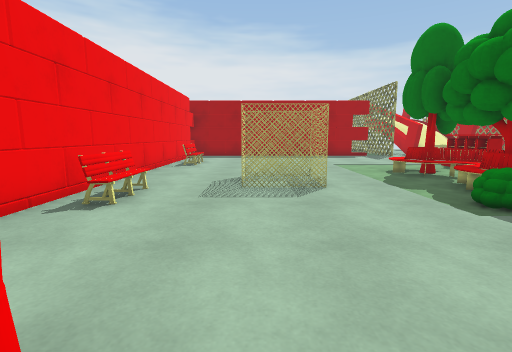
[1] (above)

24 first-person views from a walk through a scene from a Unity 3-D project. The camera is 1.2 m above the floor, tilts 8° down and sees 85° across. The floor is counted in squares, 1 m on a side. Each view is taken from the middle of a square. On the plan, view 1 faces up. The plan holds only what a view shows up to about 13 squares ahead; the rest is blank. The place goes on beyond the plan. The player is left out. Surface patterns are stand-ins for the level's own textures.

[2]
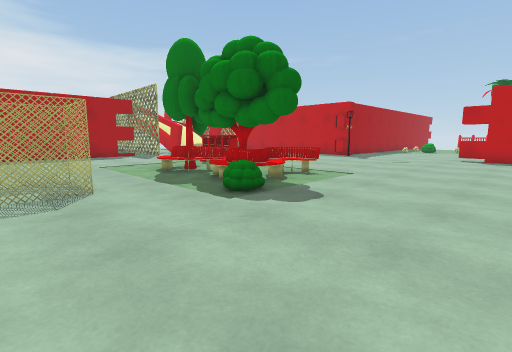

[3]
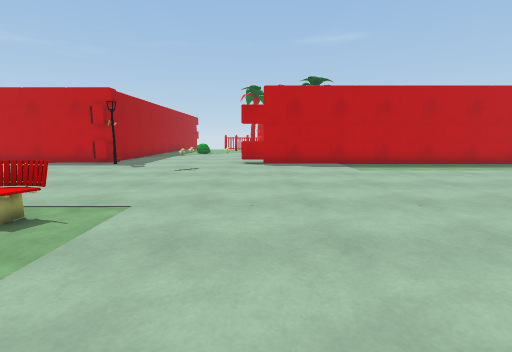

[4]
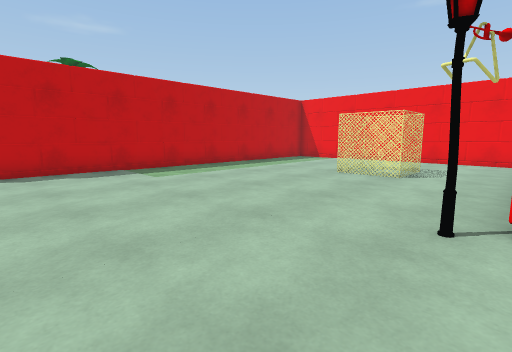

[5]
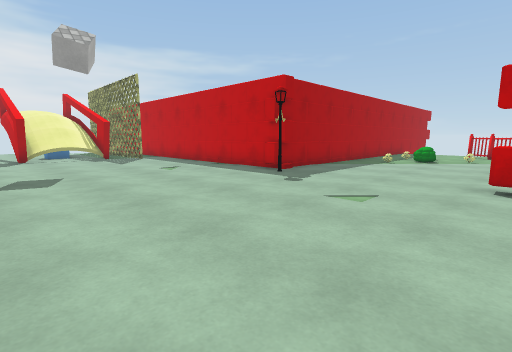

[6]
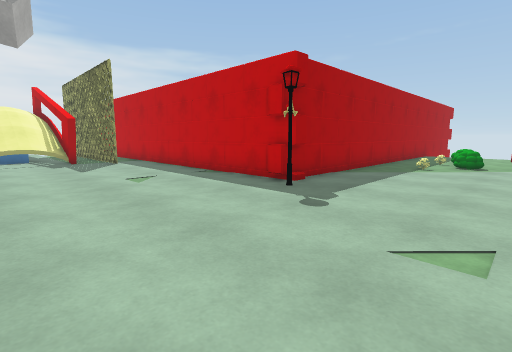

[7]
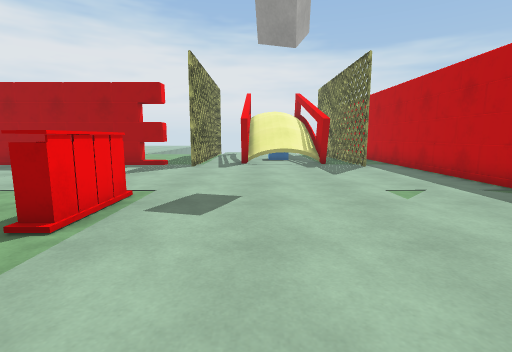

[8]
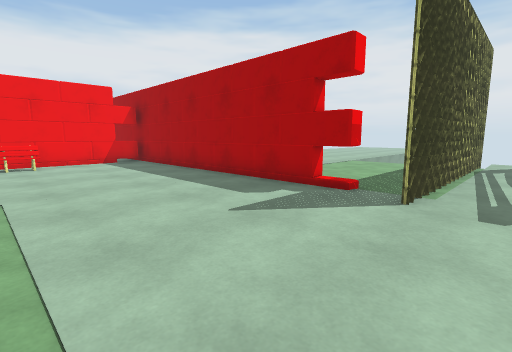

[9]
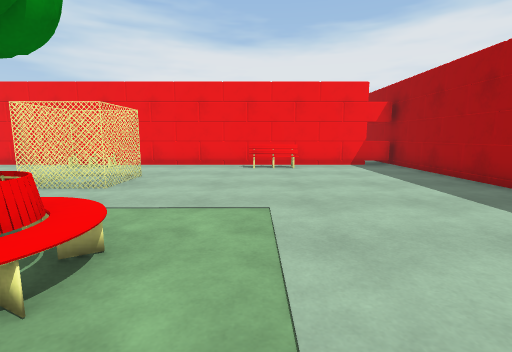

[10]
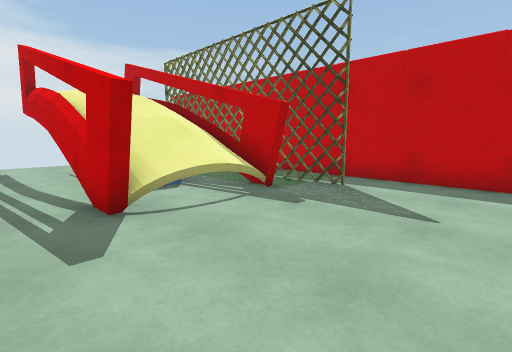

[11]
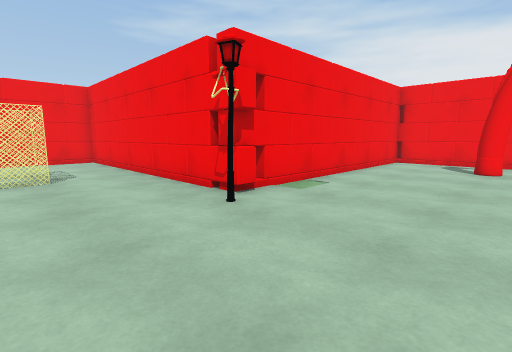

[12]
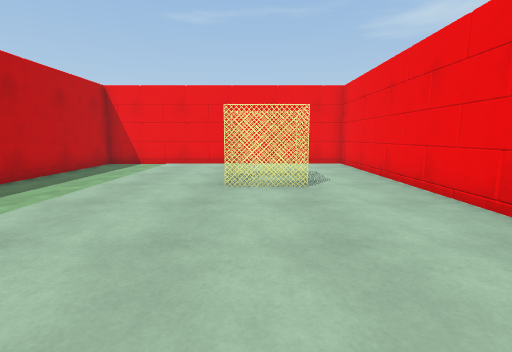

[13]
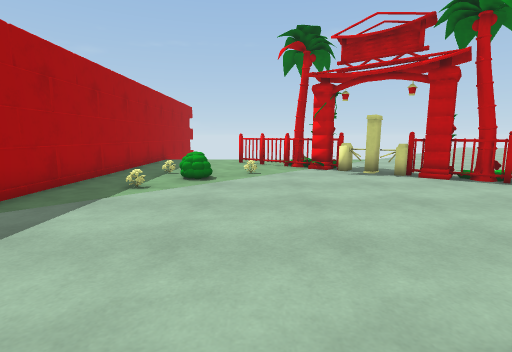

[14]
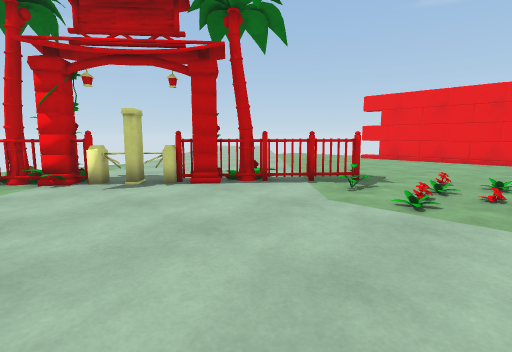

[15]
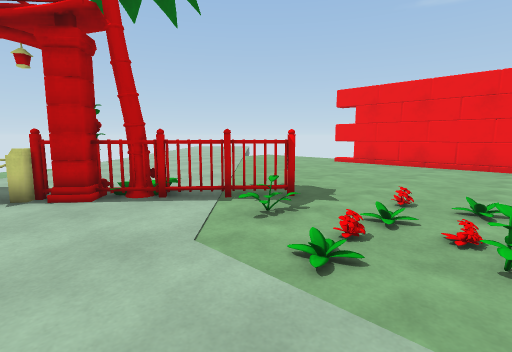

[16]
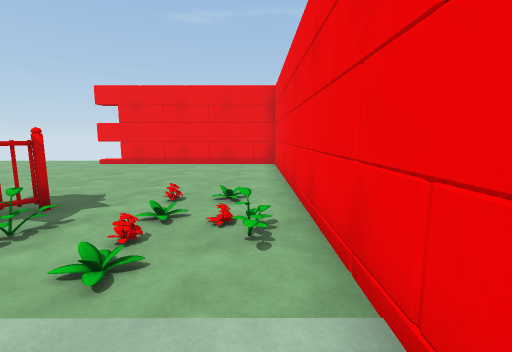

[17]
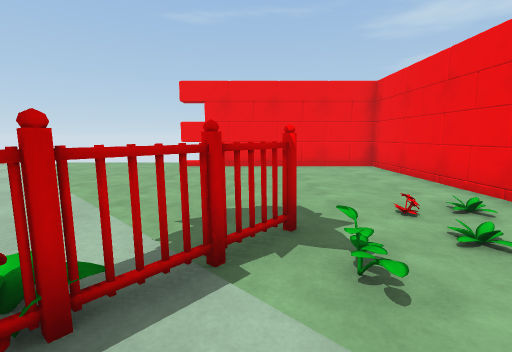

[18]
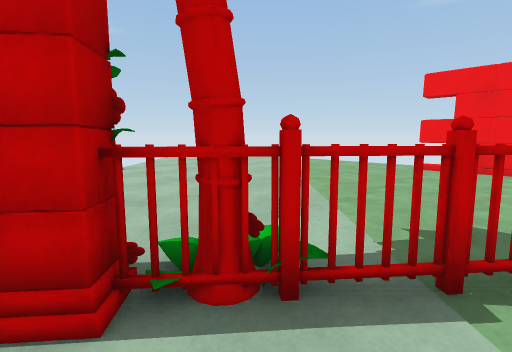

[19]
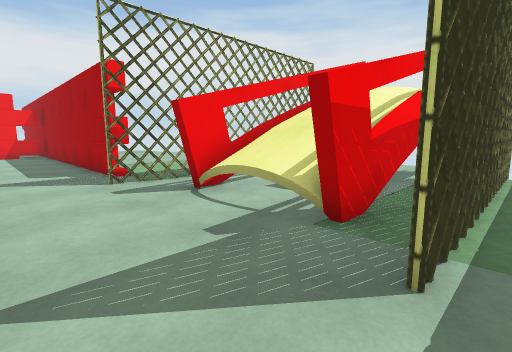

[20]
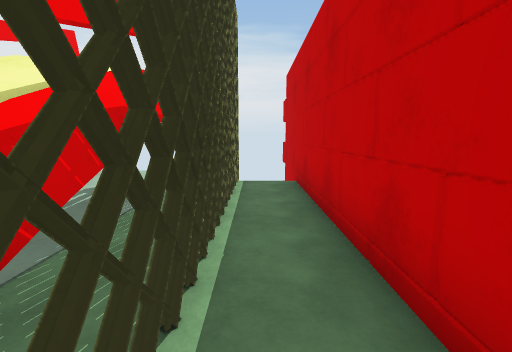

[21]
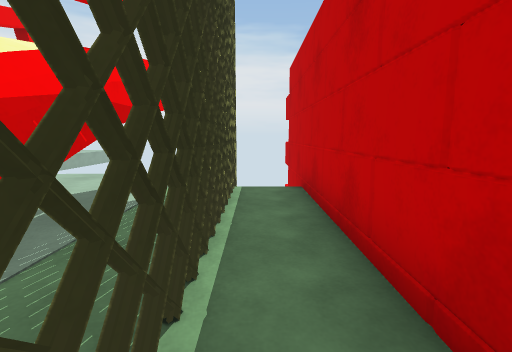

[22]
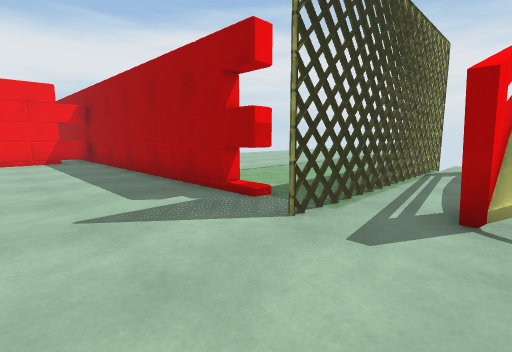

[23]
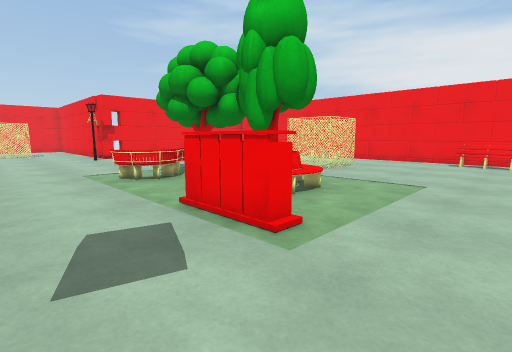

[24]
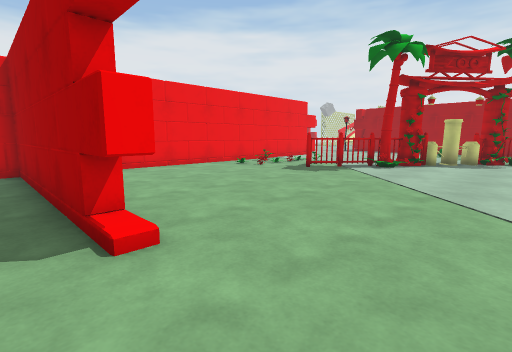

### Floor plan
Key: @ floor where view 1 was taken; # wall or solid block; x gap in a wall; . floor; / step, stairs or slope; = window, fence, low wall or low ledge; ^ raised ledge; T thing the floor can be seen under or through; O other object.
Columns run from 5 left of view 1 to 28 right of it. Each row starts with its distance up from view 1.
 27               .....
 26              x..... # #
 25          ... x. ... #.#
 24         .... x.#...T#.#
 23        ......x.#...TT.#
 22        ......x.# ..TT.#
 21         .....#.#^OOTT.#
 20         .....x.#^^^TT.#
 19           .. #.#^^^TT.#
 18 ##############.....TT.#
 17  =....................#
 16  #....................#
 15  #....................#
 14  #O...................#
 13  #=...................#
 12  #=...................#
 11  #...........O........#
 10  #........OO.O........#
  9  #........OOO.........############
  8  #...O.O...OO........#............
  7  #O..OOO..OO.....................
  6  #=.......OOOO...............O==..
  5  #=......=#O.O....................
  4  #................................
  3  #....................=..........#
  2  #....................=.........##
  1  #.OO.................#........##
  0  #...@................#.......##..
 -1  #....................#......##...
 -2  #.........=..........#......T/...
 -3  ###########..........#.....T/....
 -4            #..........#....T......
 -5            #..........#...........
 -6            #..........#...........
 -7            #..OOO.....#...........
 -8            #..O.O.....#...........
 -9            #..OO......#...........
-10            #..........#...........
-11            #..........#...........
-12            #..........#...........
-13            ####################...
-14                       #...........

Positions as (right, up) in squares from view 1, and headings:
1: (0, 0), facing up
2: (0, 0), facing up-right
3: (4, 2), facing right
4: (6, 2), facing down-right
5: (9, 2), facing up-right
6: (11, 4), facing up-right
7: (11, 6), facing up
8: (10, 12), facing up-left
9: (8, 12), facing left
10: (9, 14), facing up-right
11: (10, 2), facing down-left
12: (10, 0), facing down
13: (16, 4), facing right
14: (18, 3), facing down-right
15: (18, 0), facing down-right
16: (18, 0), facing down
17: (22, -1), facing down
18: (22, -1), facing down-right
19: (16, 15), facing up-left
20: (16, 18), facing up
21: (16, 19), facing up
22: (11, 14), facing up-left
23: (11, 14), facing down-left
24: (28, -14), facing up-left
